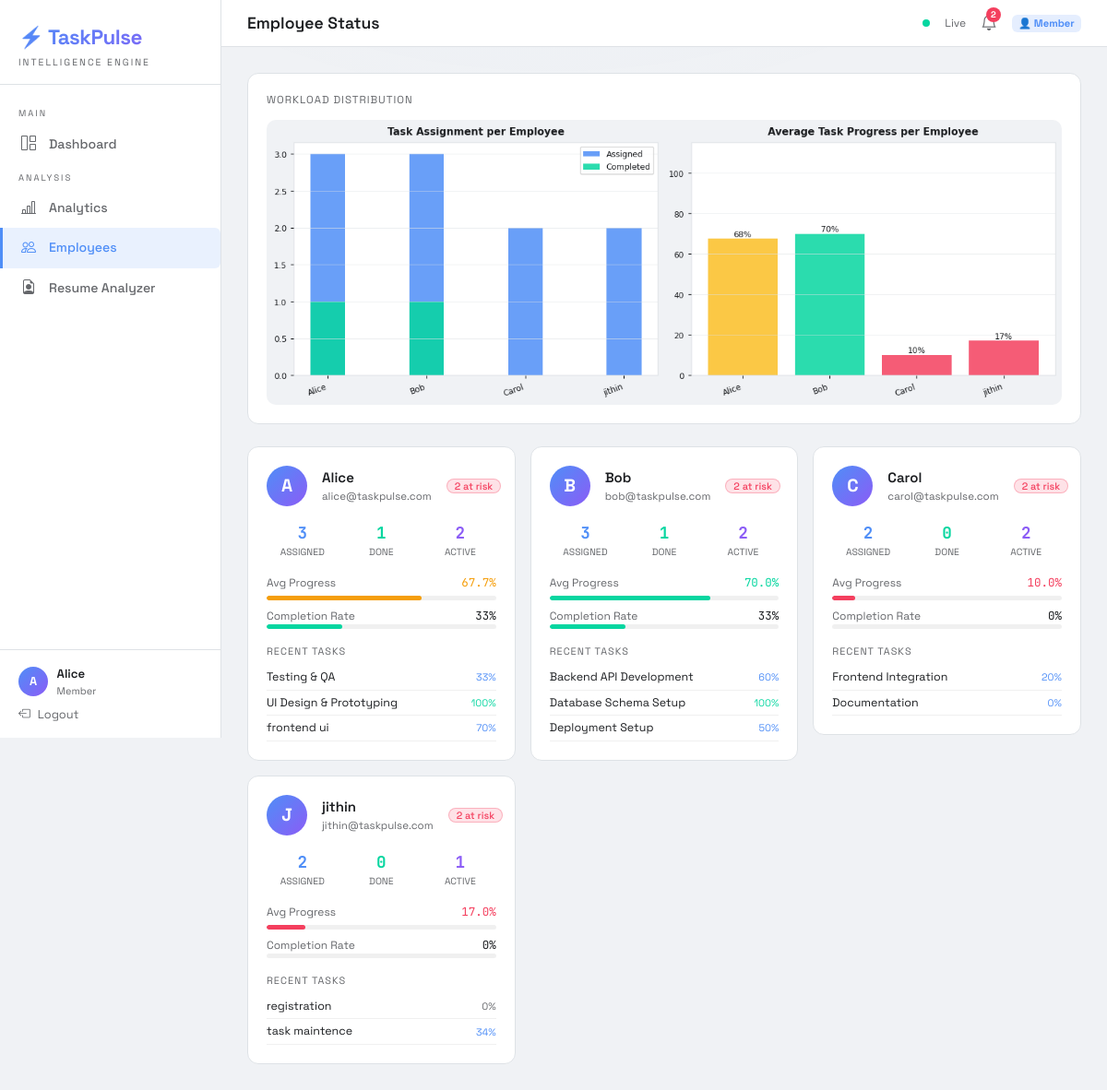
The page /employees (signed in) on the database its author committed.
### tables this page shows
CREATE TABLE user (
                id            INTEGER PRIMARY KEY AUTOINCREMENT,
                username      TEXT    NOT NULL UNIQUE,
                email         TEXT    NOT NULL UNIQUE,
                password_hash TEXT,
                role          TEXT    NOT NULL DEFAULT 'member',
                created_at    TEXT    NOT NULL DEFAULT (datetime('now'))
            );

CREATE TABLE task (
                id              INTEGER PRIMARY KEY AUTOINCREMENT,
                title           TEXT    NOT NULL,
                description     TEXT,
                project_id      INTEGER NOT NULL REFERENCES project(id) ON DELETE CASCADE,
                assigned_to     INTEGER REFERENCES user(id),
                deadline        TEXT    NOT NULL,
                estimated_hours REAL    NOT NULL DEFAULT 8,
                progress        REAL    NOT NULL DEFAULT 0,
                status          TEXT    NOT NULL DEFAULT 'Not Started',
                created_at      TEXT    NOT NULL DEFAULT (datetime('now')),
                priority        TEXT    NOT NULL DEFAULT 'Medium'
            );

### app.py (the view)
@app.route('/employees')
@login_required
def employees():
    members   = db_get_members()
    all_tasks = db_get_all_tasks()
    employee_data = []
    for u in members:
        utasks = [t for t in all_tasks if t.assigned_to == u.id]
        employee_data.append({
            'user': u, 'tasks': utasks, 'total': len(utasks),
            'completed':   sum(1 for t in utasks if t.status == 'Completed'),
            'in_progress': sum(1 for t in utasks if t.status == 'In Progress'),
            'avg_progress':round(np.mean([t.progress for t in utasks]) if utasks else 0, 1),
            'high_risk':   sum(1 for t in utasks if compute_risk(t) == 'High'),
        })
    chart = make_employee_chart(members, all_tasks)
    return render_template('employees.html', employee_data=employee_data, chart=chart)

### app.py (called while the page is built)
def get_db():
    os.makedirs(os.path.dirname(DB_PATH), exist_ok=True)
    conn = sqlite3.connect(DB_PATH)
    conn.row_factory = sqlite3.Row          # columns accessible by name
    conn.execute("PRAGMA foreign_keys = ON")
    return conn

def _parse_dt(s):
    if not s:
        return datetime.utcnow()
    for fmt in (DT_FMT, '%Y-%m-%d', '%Y-%m-%dT%H:%M:%S'):
        try:
            return datetime.strptime(s, fmt)
        except ValueError:
            continue
    return datetime.utcnow()

def db_get_user_by_id(uid):
    with get_db() as conn:
        cur = conn.cursor()
        cur.execute("SELECT * FROM user WHERE id = ?", (uid,))
        row = cur.fetchone()
        return UserObj(row) if row else None

def db_get_members():
    with get_db() as conn:
        cur = conn.cursor()
        cur.execute("SELECT * FROM user WHERE role='member' ORDER BY username")
        return [UserObj(r) for r in cur.fetchall()]

def db_get_all_tasks():
    with get_db() as conn:
        cur = conn.cursor()
        cur.execute("SELECT * FROM task ORDER BY deadline")
        return [RowObj(r) for r in cur.fetchall()]

@login_manager.user_loader
def load_user(uid):
    return db_get_user_by_id(int(uid))

def compute_risk(task):
    now      = datetime.utcnow()
    total    = (task.deadline - task.created_at).total_seconds()
    elapsed  = (now - task.created_at).total_seconds()
    if total <= 0:
        return 'High'
    expected  = min(100, (elapsed / total) * 100)
    gap       = expected - task.progress
    days_left = (task.deadline - now).days
    if task.status == 'Completed':            return 'Low'
    if days_left < 0:                         return 'High'
    if gap >= 40 or (days_left <= 1 and task.progress < 80): return 'High'
    if gap >= 20 or (days_left <= 3 and task.progress < 50): return 'Medium'
    return 'Low'

def fig_to_b64(fig):
    buf = io.BytesIO()
    fig.savefig(buf, format='png', bbox_inches='tight', dpi=110, facecolor=fig.get_facecolor())
    buf.seek(0)
    return base64.b64encode(buf.read()).decode()

def style_ax(ax, title=''):
    ax.set_facecolor(CARD_BG)
    ax.tick_params(colors=TEXT, labelsize=8)
    for spine in ax.spines.values():
        spine.set_edgecolor(GRID)
    ax.xaxis.label.set_color(TEXT)
    ax.yaxis.label.set_color(TEXT)
    if title:
        ax.set_title(title, color=TEXT, fontsize=10, fontweight='bold', pad=8)
    ax.grid(axis='y', color=GRID, linewidth=0.5, alpha=0.7)

### templates/employees.html (shortened to what this page needs)
{% extends "base.html" %}
{% block page_title %}Employee Status{% endblock %}
{% block content %}
<div class="tp-card mb-4">
  <div style="font-size:0.72rem;color:var(--text2);text-transform:uppercase;letter-spacing:1px;margin-bottom:0.75rem;">Workload Distribution</div>
  <div class="chart-wrap"><img alt="employee chart"></div>
</div>
<div class="row g-3">
{% for ed in employee_data %}
{% set u = ed.user %}
{% set completion_pct = (ed.completed / ed.total * 100)|round|int if ed.total > 0 else 0 %}
{% set health_color = 'var(--accent3)' if ed.avg_progress >= 70 else 'var(--warn)' if ed.avg_progress >= 40 else 'var(--danger)' %}
<div class="col-md-6 col-lg-4">
  <div class="tp-card">
    <div class="d-flex align-items-center gap-3 mb-3">
      <div style="width:44px;height:44px;border-radius:50%;background:linear-gradient(135deg,var(--accent),var(--accent2));display:flex;align-items:center;justify-content:center;font-size:1.2rem;font-weight:700;color:white;flex-shrink:0;">
        {{ u.username[0].upper() }}
      </div>
      <div>
        <div style="font-weight:600;">{{ u.username }}</div>
        <div style="font-size:0.72rem;color:var(--text2);">{{ u.email }}</div>
      </div>
      {% if ed.high_risk > 0 %}
      <span class="ms-auto badge risk-high status-badge">{{ ed.high_risk }} at risk</span>
      {% else %}
      <span class="ms-auto badge risk-low status-badge">On track</span>
      {% endif %}
    </div>
    <div class="row g-2 mb-3">
      <div class="col-4 text-center">
        <div class="mono" style="font-size:1.1rem;font-weight:700;color:var(--accent);">{{ ed.total }}</div>
        <div style="font-size:0.65rem;color:var(--text2);text-transform:uppercase;">Assigned</div>
      </div>
      <div class="col-4 text-center">
        <div class="mono" style="font-size:1.1rem;font-weight:700;color:var(--accent3);">{{ ed.completed }}</div>
        <div style="font-size:0.65rem;color:var(--text2);text-transform:uppercase;">Done</div>
      </div>
      <div class="col-4 text-center">
        <div class="mono" style="font-size:1.1rem;font-weight:700;color:var(--accent2);">{{ ed.in_progress }}</div>
        <div style="font-size:0.65rem;color:var(--text2);text-transform:uppercase;">Active</div>
      </div>
    </div>
    <div class="d-flex justify-content-between align-items-center mb-1">
      <span style="font-size:0.75rem;color:var(--text2);">Avg Progress</span>
      <span class="mono" style="font-size:0.78rem;color:{{ health_color }};">{{ ed.avg_progress }}%</span>
    </div>
    <div class="progress mb-2" style="height:5px;">
      <div class="progress-bar" style="width:{{ ed.avg_progress }}%;background:{{ health_color }};"></div>
    </div>
    <div class="d-flex justify-content-between align-items-center">
      <span style="font-size:0.75rem;color:var(--text2);">Completion Rate</span>
      <span class="mono" style="font-size:0.78rem;color:var(--text);">{{ completion_pct }}%</span>
    </div>
    <div class="progress" style="height:5px;">
      <div class="progress-bar" style="width:{{ completion_pct }}%;background:var(--accent3);"></div>
    </div>
    {% if ed.tasks %}
    <div class="mt-3">
      <div style="font-size:0.68rem;color:var(--text2);text-transform:uppercase;letter-spacing:1px;margin-bottom:6px;">Recent Tasks</div>
      {% for t in ed.tasks[:3] %}
      <div style="display:flex;justify-content:space-between;align-items:center;padding:4px 0;border-bottom:1px solid rgba(0,0,0,0.06);">
        <span style="font-size:0.78rem;color:var(--text);">{{ t.title[:25] }}{% if t.title|length > 25 %}…{% endif %}</span>
        <span style="font-size:0.68rem;color:{% if t.status=='Completed' %}var(--accent3){% elif t.status=='In Progress' %}var(--accent){% else %}var(--text2){% endif %};">{{ t.progress|int }}%</span>
      </div>
      {% endfor %}
    </div>
    {% endif %}
  </div>
</div>
{% endfor %}
</div>
{% endblock %}

### templates/base.html (shortened to what this page needs)
<!DOCTYPE html>
<html lang="en">
<head>
<link href="https://cdn.jsdelivr.net/npm/bootstrap@5.3.0/dist/css/bootstrap.min.css" rel="stylesheet">
<link href="https://cdn.jsdelivr.net/npm/bootstrap-icons@1.11.0/font/bootstrap-icons.css" rel="stylesheet">
<link rel="stylesheet" href="/static/css/taskpulse.css">
</head>
<body>
{% if current_user.is_authenticated %}
<div class="sidebar">
  <div class="sidebar-brand">
    <div class="logo">⚡ TaskPulse</div>
    <div class="tagline">Intelligence Engine</div>
  </div>
  <nav class="sidebar-nav">
    <div class="nav-section">Main</div>
    <a href="{{ url_for('dashboard') }}" class="{% if request.endpoint == 'dashboard' %}active{% endif %}">
      <i class="bi bi-grid-1x2"></i><span>Dashboard</span>
    </a>
    <div class="nav-section">Analysis</div>
    <a href="{{ url_for('analytics') }}" class="{% if request.endpoint == 'analytics' %}active{% endif %}">
      <i class="bi bi-bar-chart-line"></i><span>Analytics</span>
    </a>
    <a href="{{ url_for('employees') }}" class="{% if request.endpoint == 'employees' %}active{% endif %}">
      <i class="bi bi-people"></i><span>Employees</span>
    </a>
    <a href="{{ url_for('resume_analyzer') }}" class="{% if request.endpoint == 'resume_analyzer' %}active{% endif %}">
      <i class="bi bi-file-earmark-person"></i><span>Resume Analyzer</span>
    </a>
  </nav>
  <div class="sidebar-footer">
    <div class="user-pill">
      <div class="avatar">{{ current_user.username[0].upper() }}</div>
      <div>
        <div class="user-name">{{ current_user.username }}</div>
        <div class="user-role">{{ current_user.role.title() }}</div>
      </div>
    </div>
    <a href="{{ url_for('logout') }}" class="d-flex align-items-center gap-2 mt-2" style="color:var(--text2);text-decoration:none;font-size:0.8rem;">
      <i class="bi bi-box-arrow-left"></i><span>Logout</span>
    </a>
  </div>
</div>
<div class="main-wrap">
  <div class="topbar">
    <div class="topbar-title">{% block page_title %}Dashboard{% endblock %}</div>
    <div class="d-flex align-items-center gap-3">
      <span class="pulse-dot"></span>
      <span style="font-size:0.75rem;color:var(--text2);">Live</span>
      <div class="position-relative" style="cursor:pointer;" onclick="toggleNotifs()">
        <i class="bi bi-bell" style="font-size:1.1rem;color:var(--text2);"></i>
        <span id="notif-badge" style="display:none;position:absolute;top:-4px;right:-4px;width:16px;height:16px;background:var(--danger);border-radius:50%;font-size:0.6rem;display:flex;align-items:center;justify-content:center;color:white;font-weight:700;" id="notif-count">0</span>
      </div>
      <span class="badge" style="background:rgba(79,142,247,0.15);color:var(--accent);font-size:0.7rem;">
        {% if current_user.role == 'manager' %}👑 Manager{% else %}👤 Member{% endif %}
      </span>
    </div>
  </div>
  <div class="content">
    {% block content %}{% endblock %}
  </div>
</div>
{% else %}
{% block auth_content %}{% endblock %}
{% endif %}
</body>
</html>

### static/css/taskpulse.css (style rules this page uses)
:root { --bg: #f0f2f5; --bg2: #ffffff; --card: #ffffff; --card2: #f8f9fa; --border: #dee2e6; --accent: #4f8ef7; --accent2: #8b5cf6; --accent3: #06d6a0; --danger: #f43f5e; --warn: #f59e0b; --text: #1c1e21; --text2: #65676b; --glow: 0 4px 20px rgba(0,0,0,0.06); --radius: 10px; --radius-sm:6px; }
*, *::before, *::after { box-sizing: border-box; margin: 0; padding: 0; }
html { scroll-behavior: smooth; }
body { background: var(--bg); color: var(--text); font-family: 'Space Grotesk', sans-serif; min-height: 100vh; font-size: 15px; line-height: 1.5; }
body::before { content: ''; position: fixed; inset: 0; pointer-events: none; z-index: 0; background: radial-gradient(ellipse 80% 50% at 50% -20%, rgba(79,142,247,0.05) 0%, transparent 60%); }
a { color: var(--accent); text-decoration: none; }
.sidebar { width: 240px; min-height: 100vh; background: var(--bg2); border-right: 1px solid var(--border); position: fixed; top: 0; left: 0; z-index: 100; display: flex; flex-direction: column; transition: width .25s ease; }
.sidebar-brand { padding: 1.5rem 1.25rem 1rem; border-bottom: 1px solid var(--border); }
.sidebar-nav { flex: 1; padding: 1rem 0; overflow-y: auto; }
.sidebar-nav a { display: flex; align-items: center; gap: 0.75rem; padding: 0.6rem 1.25rem; color: var(--text2); font-size: 0.875rem; font-weight: 500; border-left: 3px solid transparent; transition: all .18s ease; border-radius: 0 6px 6px 0; }
.sidebar-nav a.active { color: var(--accent); background: rgba(79,142,247,0.1); border-left-color: var(--accent); }
.sidebar-nav a i { font-size: 1rem; width: 18px; flex-shrink: 0; }
.sidebar-footer { padding: 1rem 1.25rem; border-top: 1px solid var(--border); }
.user-pill { display: flex; align-items: center; gap: 0.65rem; }
.avatar { width: 34px; height: 34px; border-radius: 50%; background: linear-gradient(135deg, var(--accent), var(--accent2)); display: flex; align-items: center; justify-content: center; font-size: 0.85rem; font-weight: 700; color: #fff; flex-shrink: 0; }
.main-wrap { margin-left: 240px; min-height: 100vh; position: relative; z-index: 1; }
.topbar { background: var(--bg2); border-bottom: 1px solid var(--border); padding: 0.75rem 1.75rem; display: flex; align-items: center; justify-content: space-between; position: sticky; top: 0; z-index: 50; backdrop-filter: blur(10px); }
.topbar-title { font-size: 1.05rem; font-weight: 600; }
.content { padding: 1.75rem; }
.tp-card { background: var(--card); border: 1px solid var(--border); border-radius: var(--radius); padding: 1.25rem; transition: border-color .2s, box-shadow .2s; }
.progress { background: rgba(0,0,0,0.06); border-radius: 20px; overflow: hidden; }
.progress-bar { border-radius: 20px; transition: width 1s ease; }
.risk-high { background: rgba(244,63,94,.14); color: #f43f5e; border: 1px solid rgba(244,63,94,.28); }
.chart-wrap img { border-radius: var(--radius-sm); width: 100%; display: block; }
.chart-wrap { overflow: hidden; }
.pulse-dot { width: 8px; height: 8px; border-radius: 50%; background: var(--accent3); display: inline-block; animation: pulse-anim 2s infinite; }
.mono { font-family: 'JetBrains Mono', monospace; }

### rows shown on the page
user: username "A", username "Alice", role "Member", username "A", username "Alice", email "alice@taskpulse.com"
task: title "Testing & QA", progress "33"
task: title "UI Design & Prototyping", progress "100"
task: title "frontend ui", progress "70"
user: username "B", username "Bob", email "bob@taskpulse.com"
task: title "Backend API Development", progress "60"
task: title "Database Schema Setup", progress "100"
task: title "Deployment Setup", progress "50"
user: username "C", username "Carol", email "carol@taskpulse.com"
task: title "Frontend Integration", progress "20"
task: title "Documentation", progress "0"
user: username "J", username "jithin", email "jithin@taskpulse.com"
task: title "registration", progress "0"
task: title "task maintence", progress "34"

### other values the page prints
{{ ed.high_risk }} "2" "2" "2" "2"
{{ ed.total }} "3" "3" "2" "2"
{{ ed.completed }} "1" "1" "0" "0"
{{ ed.in_progress }} "2" "2" "2" "1"
{{ ed.avg_progress }} "67.7" "70.0" "10.0" "17.0"
{{ completion_pct }} "33" "33" "0" "0"
